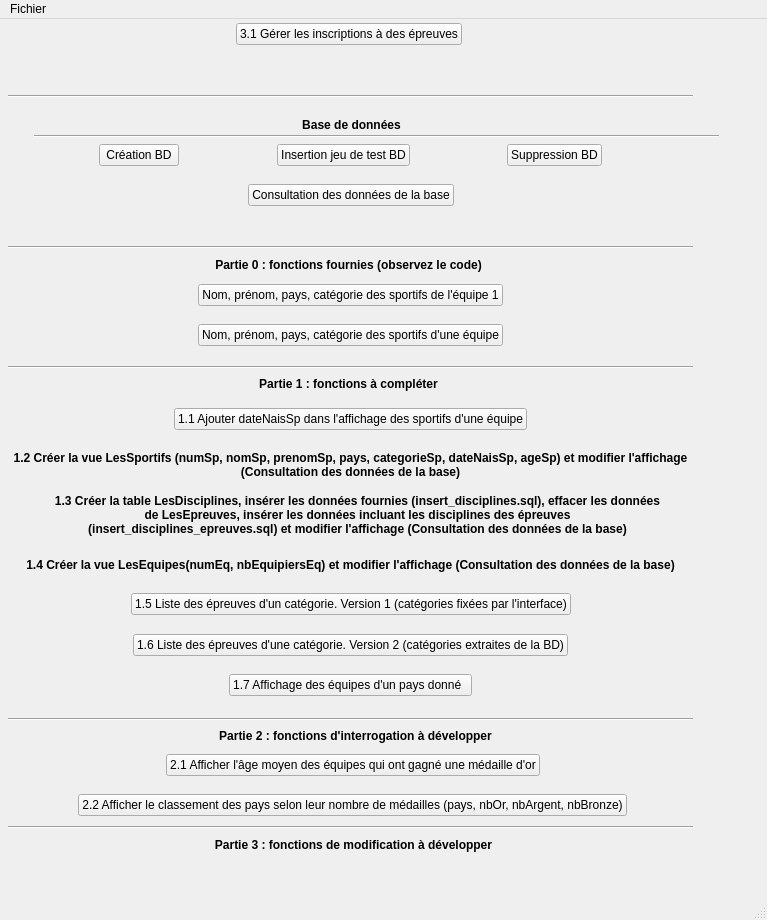
<?xml version="1.0" encoding="UTF-8"?>
<ui version="4.0">
 <class>MainWindow</class>
 <widget class="QMainWindow" name="MainWindow">
  <property name="geometry">
   <rect>
    <x>0</x>
    <y>0</y>
    <width>767</width>
    <height>920</height>
   </rect>
  </property>
  <property name="mouseTracking">
   <bool>true</bool>
  </property>
  <property name="windowTitle">
   <string>Projet Jeux Olympiques</string>
  </property>
  <property name="autoFillBackground">
   <bool>true</bool>
  </property>
  <widget class="QWidget" name="centralwidget">
   <widget class="Line" name="line">
    <property name="geometry">
     <rect>
      <x>34</x>
      <y>109</y>
      <width>685</width>
      <height>16</height>
     </rect>
    </property>
    <property name="orientation">
     <enum>Qt::Horizontal</enum>
    </property>
   </widget>
   <widget class="QLabel" name="label">
    <property name="geometry">
     <rect>
      <x>6</x>
      <y>90</y>
      <width>691</width>
      <height>31</height>
     </rect>
    </property>
    <property name="font">
     <font>
      <weight>75</weight>
      <bold>true</bold>
     </font>
    </property>
    <property name="text">
     <string>Base de données</string>
    </property>
    <property name="alignment">
     <set>Qt::AlignCenter</set>
    </property>
   </widget>
   <widget class="Line" name="line_2">
    <property name="geometry">
     <rect>
      <x>8</x>
      <y>220</y>
      <width>685</width>
      <height>16</height>
     </rect>
    </property>
    <property name="orientation">
     <enum>Qt::Horizontal</enum>
    </property>
   </widget>
   <widget class="QLabel" name="label_3">
    <property name="geometry">
     <rect>
      <x>3</x>
      <y>230</y>
      <width>691</width>
      <height>31</height>
     </rect>
    </property>
    <property name="font">
     <font>
      <weight>75</weight>
      <bold>true</bold>
     </font>
    </property>
    <property name="text">
     <string>Partie 0 : fonctions fournies (observez le code)</string>
    </property>
    <property name="alignment">
     <set>Qt::AlignCenter</set>
    </property>
   </widget>
   <widget class="Line" name="line_3">
    <property name="geometry">
     <rect>
      <x>8</x>
      <y>340</y>
      <width>685</width>
      <height>16</height>
     </rect>
    </property>
    <property name="orientation">
     <enum>Qt::Horizontal</enum>
    </property>
   </widget>
   <widget class="QLabel" name="label_4">
    <property name="geometry">
     <rect>
      <x>3</x>
      <y>349</y>
      <width>691</width>
      <height>31</height>
     </rect>
    </property>
    <property name="font">
     <font>
      <weight>75</weight>
      <bold>true</bold>
     </font>
    </property>
    <property name="text">
     <string>Partie 1 : fonctions à compléter</string>
    </property>
    <property name="alignment">
     <set>Qt::AlignCenter</set>
    </property>
   </widget>
   <widget class="QLabel" name="label_7">
    <property name="geometry">
     <rect>
      <x>8</x>
      <y>430</y>
      <width>685</width>
      <height>31</height>
     </rect>
    </property>
    <property name="font">
     <font>
      <weight>75</weight>
      <bold>true</bold>
     </font>
    </property>
    <property name="text">
     <string>1.2 Créer la vue LesSportifs (numSp, nomSp, prenomSp, pays, categorieSp, dateNaisSp, ageSp) et modifier l'affichage (Consultation des données de la base)</string>
    </property>
    <property name="alignment">
     <set>Qt::AlignCenter</set>
    </property>
    <property name="wordWrap">
     <bool>true</bool>
    </property>
   </widget>
   <widget class="QLabel" name="label_8">
    <property name="geometry">
     <rect>
      <x>52</x>
      <y>470</y>
      <width>611</width>
      <height>51</height>
     </rect>
    </property>
    <property name="font">
     <font>
      <weight>75</weight>
      <bold>true</bold>
     </font>
    </property>
    <property name="text">
     <string>1.3 Créer la table LesDisciplines, insérer les données fournies (insert_disciplines.sql), effacer les données de LesEpreuves, insérer les données incluant les disciplines des épreuves (insert_disciplines_epreuves.sql) et modifier l'affichage (Consultation des données de la base)</string>
    </property>
    <property name="alignment">
     <set>Qt::AlignCenter</set>
    </property>
    <property name="wordWrap">
     <bool>true</bool>
    </property>
   </widget>
   <widget class="QLabel" name="label_9">
    <property name="geometry">
     <rect>
      <x>8</x>
      <y>530</y>
      <width>685</width>
      <height>31</height>
     </rect>
    </property>
    <property name="font">
     <font>
      <weight>75</weight>
      <bold>true</bold>
     </font>
    </property>
    <property name="text">
     <string>1.4 Créer la vue LesEquipes(numEq, nbEquipiersEq) et modifier l'affichage (Consultation des données de la base)</string>
    </property>
    <property name="alignment">
     <set>Qt::AlignCenter</set>
    </property>
    <property name="wordWrap">
     <bool>true</bool>
    </property>
   </widget>
   <widget class="Line" name="line_4">
    <property name="geometry">
     <rect>
      <x>8</x>
      <y>692</y>
      <width>685</width>
      <height>16</height>
     </rect>
    </property>
    <property name="orientation">
     <enum>Qt::Horizontal</enum>
    </property>
   </widget>
   <widget class="QLabel" name="label_5">
    <property name="geometry">
     <rect>
      <x>10</x>
      <y>701</y>
      <width>691</width>
      <height>31</height>
     </rect>
    </property>
    <property name="font">
     <font>
      <weight>75</weight>
      <bold>true</bold>
     </font>
    </property>
    <property name="text">
     <string>Partie 2 : fonctions d'interrogation à développer</string>
    </property>
    <property name="alignment">
     <set>Qt::AlignCenter</set>
    </property>
   </widget>
   <widget class="Line" name="line_5">
    <property name="geometry">
     <rect>
      <x>8</x>
      <y>800</y>
      <width>685</width>
      <height>16</height>
     </rect>
    </property>
    <property name="orientation">
     <enum>Qt::Horizontal</enum>
    </property>
   </widget>
   <widget class="QLabel" name="label_6">
    <property name="geometry">
     <rect>
      <x>8</x>
      <y>815</y>
      <width>691</width>
      <height>21</height>
     </rect>
    </property>
    <property name="font">
     <font>
      <weight>75</weight>
      <bold>true</bold>
     </font>
    </property>
    <property name="text">
     <string>Partie 3 : fonctions de modification à développer</string>
    </property>
    <property name="alignment">
     <set>Qt::AlignCenter</set>
    </property>
   </widget>
   <widget class="Line" name="line_6">
    <property name="geometry">
     <rect>
      <x>8</x>
      <y>69</y>
      <width>685</width>
      <height>16</height>
     </rect>
    </property>
    <property name="orientation">
     <enum>Qt::Horizontal</enum>
    </property>
   </widget>
   <widget class="QLabel" name="label_2">
    <property name="geometry">
     <rect>
      <x>6</x>
      <y>200</y>
      <width>689</width>
      <height>19</height>
     </rect>
    </property>
    <property name="text">
     <string/>
    </property>
    <property name="alignment">
     <set>Qt::AlignCenter</set>
    </property>
   </widget>
   <widget class="QWidget" name="layoutWidget">
    <property name="geometry">
     <rect>
      <x>8</x>
      <y>120</y>
      <width>685</width>
      <height>32</height>
     </rect>
    </property>
    <layout class="QHBoxLayout" name="horizontalLayout">
     <item>
      <spacer name="horizontalSpacer">
       <property name="orientation">
        <enum>Qt::Horizontal</enum>
       </property>
       <property name="sizeHint" stdset="0">
        <size>
         <width>40</width>
         <height>20</height>
        </size>
       </property>
      </spacer>
     </item>
     <item>
      <widget class="QPushButton" name="pushButton">
       <property name="text">
        <string>Création BD</string>
       </property>
      </widget>
     </item>
     <item>
      <spacer name="horizontalSpacer_2">
       <property name="orientation">
        <enum>Qt::Horizontal</enum>
       </property>
       <property name="sizeHint" stdset="0">
        <size>
         <width>40</width>
         <height>20</height>
        </size>
       </property>
      </spacer>
     </item>
     <item>
      <widget class="QPushButton" name="pushButton_3">
       <property name="text">
        <string>Insertion jeu de test BD</string>
       </property>
      </widget>
     </item>
     <item>
      <spacer name="horizontalSpacer_3">
       <property name="orientation">
        <enum>Qt::Horizontal</enum>
       </property>
       <property name="sizeHint" stdset="0">
        <size>
         <width>40</width>
         <height>20</height>
        </size>
       </property>
      </spacer>
     </item>
     <item>
      <widget class="QPushButton" name="pushButton_2">
       <property name="text">
        <string>Suppression BD</string>
       </property>
      </widget>
     </item>
     <item>
      <spacer name="horizontalSpacer_4">
       <property name="orientation">
        <enum>Qt::Horizontal</enum>
       </property>
       <property name="sizeHint" stdset="0">
        <size>
         <width>40</width>
         <height>20</height>
        </size>
       </property>
      </spacer>
     </item>
    </layout>
   </widget>
   <widget class="QWidget" name="layoutWidget">
    <property name="geometry">
     <rect>
      <x>8</x>
      <y>160</y>
      <width>685</width>
      <height>32</height>
     </rect>
    </property>
    <layout class="QHBoxLayout" name="horizontalLayout_13">
     <item>
      <spacer name="horizontalSpacer_28">
       <property name="orientation">
        <enum>Qt::Horizontal</enum>
       </property>
       <property name="sizeHint" stdset="0">
        <size>
         <width>40</width>
         <height>20</height>
        </size>
       </property>
      </spacer>
     </item>
     <item>
      <widget class="QPushButton" name="pushButton_15">
       <property name="text">
        <string>Consultation des données de la base</string>
       </property>
      </widget>
     </item>
     <item>
      <spacer name="horizontalSpacer_27">
       <property name="orientation">
        <enum>Qt::Horizontal</enum>
       </property>
       <property name="sizeHint" stdset="0">
        <size>
         <width>40</width>
         <height>20</height>
        </size>
       </property>
      </spacer>
     </item>
    </layout>
   </widget>
   <widget class="QWidget" name="layoutWidget">
    <property name="geometry">
     <rect>
      <x>8</x>
      <y>260</y>
      <width>685</width>
      <height>32</height>
     </rect>
    </property>
    <layout class="QHBoxLayout" name="horizontalLayout_2">
     <item>
      <spacer name="horizontalSpacer_7">
       <property name="orientation">
        <enum>Qt::Horizontal</enum>
       </property>
       <property name="sizeHint" stdset="0">
        <size>
         <width>40</width>
         <height>20</height>
        </size>
       </property>
      </spacer>
     </item>
     <item>
      <widget class="QPushButton" name="pushButton_4">
       <property name="text">
        <string>Nom, prénom, pays, catégorie des sportifs de l'équipe 1</string>
       </property>
      </widget>
     </item>
     <item>
      <spacer name="horizontalSpacer_5">
       <property name="orientation">
        <enum>Qt::Horizontal</enum>
       </property>
       <property name="sizeHint" stdset="0">
        <size>
         <width>40</width>
         <height>20</height>
        </size>
       </property>
      </spacer>
     </item>
    </layout>
   </widget>
   <widget class="QWidget" name="layoutWidget">
    <property name="geometry">
     <rect>
      <x>8</x>
      <y>300</y>
      <width>685</width>
      <height>32</height>
     </rect>
    </property>
    <layout class="QHBoxLayout" name="horizontalLayout_3">
     <item>
      <spacer name="horizontalSpacer_8">
       <property name="orientation">
        <enum>Qt::Horizontal</enum>
       </property>
       <property name="sizeHint" stdset="0">
        <size>
         <width>40</width>
         <height>20</height>
        </size>
       </property>
      </spacer>
     </item>
     <item>
      <widget class="QPushButton" name="pushButton_5">
       <property name="text">
        <string>Nom, prénom, pays, catégorie des sportifs d'une équipe</string>
       </property>
      </widget>
     </item>
     <item>
      <spacer name="horizontalSpacer_6">
       <property name="orientation">
        <enum>Qt::Horizontal</enum>
       </property>
       <property name="sizeHint" stdset="0">
        <size>
         <width>40</width>
         <height>20</height>
        </size>
       </property>
      </spacer>
     </item>
    </layout>
   </widget>
   <widget class="QWidget" name="layoutWidget">
    <property name="geometry">
     <rect>
      <x>8</x>
      <y>384</y>
      <width>685</width>
      <height>32</height>
     </rect>
    </property>
    <layout class="QHBoxLayout" name="horizontalLayout_4">
     <item>
      <spacer name="horizontalSpacer_10">
       <property name="orientation">
        <enum>Qt::Horizontal</enum>
       </property>
       <property name="sizeHint" stdset="0">
        <size>
         <width>40</width>
         <height>20</height>
        </size>
       </property>
      </spacer>
     </item>
     <item>
      <widget class="QPushButton" name="pushButton_6">
       <property name="text">
        <string>1.1 Ajouter dateNaisSp dans l'affichage des sportifs d'une équipe</string>
       </property>
      </widget>
     </item>
     <item>
      <spacer name="horizontalSpacer_9">
       <property name="orientation">
        <enum>Qt::Horizontal</enum>
       </property>
       <property name="sizeHint" stdset="0">
        <size>
         <width>40</width>
         <height>20</height>
        </size>
       </property>
      </spacer>
     </item>
    </layout>
   </widget>
   <widget class="QWidget" name="layoutWidget">
    <property name="geometry">
     <rect>
      <x>8</x>
      <y>569</y>
      <width>685</width>
      <height>32</height>
     </rect>
    </property>
    <layout class="QHBoxLayout" name="horizontalLayout_5">
     <item>
      <spacer name="horizontalSpacer_12">
       <property name="orientation">
        <enum>Qt::Horizontal</enum>
       </property>
       <property name="sizeHint" stdset="0">
        <size>
         <width>40</width>
         <height>20</height>
        </size>
       </property>
      </spacer>
     </item>
     <item>
      <widget class="QPushButton" name="pushButton_7">
       <property name="text">
        <string>1.5 Liste des épreuves d'un catégorie. Version 1 (catégories fixées par l'interface)</string>
       </property>
      </widget>
     </item>
     <item>
      <spacer name="horizontalSpacer_11">
       <property name="orientation">
        <enum>Qt::Horizontal</enum>
       </property>
       <property name="sizeHint" stdset="0">
        <size>
         <width>40</width>
         <height>20</height>
        </size>
       </property>
      </spacer>
     </item>
    </layout>
   </widget>
   <widget class="QWidget" name="layoutWidget">
    <property name="geometry">
     <rect>
      <x>8</x>
      <y>610</y>
      <width>685</width>
      <height>32</height>
     </rect>
    </property>
    <layout class="QHBoxLayout" name="horizontalLayout_6">
     <item>
      <spacer name="horizontalSpacer_14">
       <property name="orientation">
        <enum>Qt::Horizontal</enum>
       </property>
       <property name="sizeHint" stdset="0">
        <size>
         <width>40</width>
         <height>20</height>
        </size>
       </property>
      </spacer>
     </item>
     <item>
      <widget class="QPushButton" name="pushButton_8">
       <property name="text">
        <string>1.6 Liste des épreuves d'une catégorie. Version 2 (catégories extraites de la BD)</string>
       </property>
      </widget>
     </item>
     <item>
      <spacer name="horizontalSpacer_13">
       <property name="orientation">
        <enum>Qt::Horizontal</enum>
       </property>
       <property name="sizeHint" stdset="0">
        <size>
         <width>40</width>
         <height>20</height>
        </size>
       </property>
      </spacer>
     </item>
    </layout>
   </widget>
   <widget class="QWidget" name="layoutWidget">
    <property name="geometry">
     <rect>
      <x>8</x>
      <y>650</y>
      <width>685</width>
      <height>32</height>
     </rect>
    </property>
    <layout class="QHBoxLayout" name="horizontalLayout_7">
     <item>
      <spacer name="horizontalSpacer_16">
       <property name="orientation">
        <enum>Qt::Horizontal</enum>
       </property>
       <property name="sizeHint" stdset="0">
        <size>
         <width>40</width>
         <height>20</height>
        </size>
       </property>
      </spacer>
     </item>
     <item>
      <widget class="QPushButton" name="pushButton_9">
       <property name="text">
        <string>1.7 Affichage des équipes d'un pays donné  </string>
       </property>
      </widget>
     </item>
     <item>
      <spacer name="horizontalSpacer_15">
       <property name="orientation">
        <enum>Qt::Horizontal</enum>
       </property>
       <property name="sizeHint" stdset="0">
        <size>
         <width>40</width>
         <height>20</height>
        </size>
       </property>
      </spacer>
     </item>
    </layout>
   </widget>
   <widget class="QWidget" name="layoutWidget">
    <property name="geometry">
     <rect>
      <x>10</x>
      <y>730</y>
      <width>685</width>
      <height>32</height>
     </rect>
    </property>
    <layout class="QHBoxLayout" name="horizontalLayout_8">
     <item>
      <spacer name="horizontalSpacer_18">
       <property name="orientation">
        <enum>Qt::Horizontal</enum>
       </property>
       <property name="sizeHint" stdset="0">
        <size>
         <width>40</width>
         <height>20</height>
        </size>
       </property>
      </spacer>
     </item>
     <item>
      <widget class="QPushButton" name="pushButton_10">
       <property name="text">
        <string>2.1 Afficher l'âge moyen des équipes qui ont gagné une médaille d'or</string>
       </property>
      </widget>
     </item>
     <item>
      <spacer name="horizontalSpacer_17">
       <property name="orientation">
        <enum>Qt::Horizontal</enum>
       </property>
       <property name="sizeHint" stdset="0">
        <size>
         <width>40</width>
         <height>20</height>
        </size>
       </property>
      </spacer>
     </item>
    </layout>
   </widget>
   <widget class="QWidget" name="layoutWidget">
    <property name="geometry">
     <rect>
      <x>10</x>
      <y>770</y>
      <width>685</width>
      <height>32</height>
     </rect>
    </property>
    <layout class="QHBoxLayout" name="horizontalLayout_9">
     <item>
      <spacer name="horizontalSpacer_20">
       <property name="orientation">
        <enum>Qt::Horizontal</enum>
       </property>
       <property name="sizeHint" stdset="0">
        <size>
         <width>40</width>
         <height>20</height>
        </size>
       </property>
      </spacer>
     </item>
     <item>
      <widget class="QPushButton" name="pushButton_11">
       <property name="text">
        <string>2.2 Afficher le classement des pays selon leur nombre de médailles (pays, nbOr, nbArgent, nbBronze)</string>
       </property>
      </widget>
     </item>
     <item>
      <spacer name="horizontalSpacer_19">
       <property name="orientation">
        <enum>Qt::Horizontal</enum>
       </property>
       <property name="sizeHint" stdset="0">
        <size>
         <width>40</width>
         <height>20</height>
        </size>
       </property>
      </spacer>
     </item>
    </layout>
   </widget>
   <widget class="QWidget" name="layoutWidget">
    <property name="geometry">
     <rect>
      <x>6</x>
      <y>-1</y>
      <width>685</width>
      <height>32</height>
     </rect>
    </property>
    <layout class="QHBoxLayout" name="horizontalLayout_11">
     <item>
      <spacer name="horizontalSpacer_24">
       <property name="orientation">
        <enum>Qt::Horizontal</enum>
       </property>
       <property name="sizeHint" stdset="0">
        <size>
         <width>40</width>
         <height>20</height>
        </size>
       </property>
      </spacer>
     </item>
     <item>
      <widget class="QPushButton" name="pushButton_13">
       <property name="text">
        <string>3.1 Gérer les inscriptions à des épreuves</string>
       </property>
      </widget>
     </item>
     <item>
      <spacer name="horizontalSpacer_23">
       <property name="orientation">
        <enum>Qt::Horizontal</enum>
       </property>
       <property name="sizeHint" stdset="0">
        <size>
         <width>40</width>
         <height>20</height>
        </size>
       </property>
      </spacer>
     </item>
    </layout>
   </widget>
   <widget class="QWidget" name="layoutWidget">
    <property name="geometry">
     <rect>
      <x>6</x>
      <y>39</y>
      <width>3986</width>
      <height>32</height>
     </rect>
    </property>
    <layout class="QHBoxLayout" name="horizontalLayout_12">
     <item>
      <spacer name="horizontalSpacer_26">
       <property name="orientation">
        <enum>Qt::Horizontal</enum>
       </property>
       <property name="sizeHint" stdset="0">
        <size>
         <width>40</width>
         <height>20</height>
        </size>
       </property>
      </spacer>
     </item>
     <item>
      <widget class="QPushButton" name="pushButton_14">
       <property name="text">
        <string>3.2 Gérer les résultats aux épreuves</string>
       </property>
      </widget>
     </item>
     <item>
      <spacer name="horizontalSpacer_25">
       <property name="orientation">
        <enum>Qt::Horizontal</enum>
       </property>
       <property name="sizeHint" stdset="0">
        <size>
         <width>40</width>
         <height>20</height>
        </size>
       </property>
      </spacer>
     </item>
    </layout>
   </widget>
  </widget>
  <widget class="QMenuBar" name="menubar">
   <property name="geometry">
    <rect>
     <x>0</x>
     <y>0</y>
     <width>767</width>
     <height>21</height>
    </rect>
   </property>
   <widget class="QMenu" name="menuFiles">
    <property name="title">
     <string>Fichier</string>
    </property>
    <addaction name="actionQuitter"/>
   </widget>
   <addaction name="menuFiles"/>
  </widget>
  <widget class="QStatusBar" name="statusbar"/>
  <action name="actionQuitter">
   <property name="text">
    <string>Quitter</string>
   </property>
  </action>
 </widget>
 <resources/>
 <connections>
  <connection>
   <sender>actionQuitter</sender>
   <signal>triggered()</signal>
   <receiver>MainWindow</receiver>
   <slot>close()</slot>
   <hints>
    <hint type="sourcelabel">
     <x>-1</x>
     <y>-1</y>
    </hint>
    <hint type="destinationlabel">
     <x>399</x>
     <y>299</y>
    </hint>
   </hints>
  </connection>
  <connection>
   <sender>pushButton</sender>
   <signal>clicked()</signal>
   <receiver>MainWindow</receiver>
   <slot>createDB()</slot>
   <hints>
    <hint type="sourcelabel">
     <x>181</x>
     <y>167</y>
    </hint>
    <hint type="destinationlabel">
     <x>135</x>
     <y>130</y>
    </hint>
   </hints>
  </connection>
  <connection>
   <sender>pushButton_3</sender>
   <signal>clicked()</signal>
   <receiver>MainWindow</receiver>
   <slot>insertDB()</slot>
   <hints>
    <hint type="sourcelabel">
     <x>407</x>
     <y>167</y>
    </hint>
    <hint type="destinationlabel">
     <x>388</x>
     <y>127</y>
    </hint>
   </hints>
  </connection>
  <connection>
   <sender>pushButton_2</sender>
   <signal>clicked()</signal>
   <receiver>MainWindow</receiver>
   <slot>deleteDB()</slot>
   <hints>
    <hint type="sourcelabel">
     <x>593</x>
     <y>167</y>
    </hint>
    <hint type="destinationlabel">
     <x>598</x>
     <y>139</y>
    </hint>
   </hints>
  </connection>
  <connection>
   <sender>pushButton_15</sender>
   <signal>clicked()</signal>
   <receiver>MainWindow</receiver>
   <slot>openData()</slot>
   <hints>
    <hint type="sourcelabel">
     <x>442</x>
     <y>207</y>
    </hint>
    <hint type="destinationlabel">
     <x>498</x>
     <y>183</y>
    </hint>
   </hints>
  </connection>
  <connection>
   <sender>pushButton_4</sender>
   <signal>clicked()</signal>
   <receiver>MainWindow</receiver>
   <slot>open_fct_fournie_1()</slot>
   <hints>
    <hint type="sourcelabel">
     <x>488</x>
     <y>307</y>
    </hint>
    <hint type="destinationlabel">
     <x>79</x>
     <y>174</y>
    </hint>
   </hints>
  </connection>
  <connection>
   <sender>pushButton_5</sender>
   <signal>clicked()</signal>
   <receiver>MainWindow</receiver>
   <slot>open_fct_fournie_2()</slot>
   <hints>
    <hint type="sourcelabel">
     <x>488</x>
     <y>347</y>
    </hint>
    <hint type="destinationlabel">
     <x>116</x>
     <y>221</y>
    </hint>
   </hints>
  </connection>
  <connection>
   <sender>pushButton_6</sender>
   <signal>clicked()</signal>
   <receiver>MainWindow</receiver>
   <slot>open_fct_comp_1()</slot>
   <hints>
    <hint type="sourcelabel">
     <x>510</x>
     <y>431</y>
    </hint>
    <hint type="destinationlabel">
     <x>515</x>
     <y>274</y>
    </hint>
   </hints>
  </connection>
  <connection>
   <sender>pushButton_7</sender>
   <signal>clicked()</signal>
   <receiver>MainWindow</receiver>
   <slot>open_fct_comp_2()</slot>
   <hints>
    <hint type="sourcelabel">
     <x>550</x>
     <y>616</y>
    </hint>
    <hint type="destinationlabel">
     <x>576</x>
     <y>305</y>
    </hint>
   </hints>
  </connection>
  <connection>
   <sender>pushButton_8</sender>
   <signal>clicked()</signal>
   <receiver>MainWindow</receiver>
   <slot>open_fct_comp_3()</slot>
   <hints>
    <hint type="sourcelabel">
     <x>547</x>
     <y>657</y>
    </hint>
    <hint type="destinationlabel">
     <x>551</x>
     <y>342</y>
    </hint>
   </hints>
  </connection>
  <connection>
   <sender>pushButton_9</sender>
   <signal>clicked()</signal>
   <receiver>MainWindow</receiver>
   <slot>open_fct_comp_4()</slot>
   <hints>
    <hint type="sourcelabel">
     <x>460</x>
     <y>697</y>
    </hint>
    <hint type="destinationlabel">
     <x>521</x>
     <y>367</y>
    </hint>
   </hints>
  </connection>
  <connection>
   <sender>pushButton_10</sender>
   <signal>clicked()</signal>
   <receiver>MainWindow</receiver>
   <slot>open_fct_comp_5()</slot>
   <hints>
    <hint type="sourcelabel">
     <x>502</x>
     <y>755</y>
    </hint>
    <hint type="destinationlabel">
     <x>625</x>
     <y>57</y>
    </hint>
   </hints>
  </connection>
  <connection>
   <sender>pushButton_11</sender>
   <signal>clicked()</signal>
   <receiver>MainWindow</receiver>
   <slot>open_fct_comp_6()</slot>
   <hints>
    <hint type="sourcelabel">
     <x>600</x>
     <y>795</y>
    </hint>
    <hint type="destinationlabel">
     <x>740</x>
     <y>119</y>
    </hint>
   </hints>
  </connection>
  <connection>
   <sender>pushButton_13</sender>
   <signal>clicked()</signal>
   <receiver>MainWindow</receiver>
   <slot>open_fct_comp_7()</slot>
   <hints>
    <hint type="sourcelabel">
     <x>449</x>
     <y>46</y>
    </hint>
    <hint type="destinationlabel">
     <x>228</x>
     <y>235</y>
    </hint>
   </hints>
  </connection>
 </connections>
 <slots>
  <slot>createDB()</slot>
  <slot>insertDB()</slot>
  <slot>deleteDB()</slot>
  <slot>openData()</slot>
  <slot>openAddUser()</slot>
  <slot>openDelUser()</slot>
  <slot>open_fct_fournie_1()</slot>
  <slot>open_fct_fournie_2()</slot>
  <slot>open_fct_comp_1()</slot>
  <slot>open_fct_comp_2()</slot>
  <slot>open_fct_comp_3()</slot>
  <slot>open_fct_comp_4()</slot>
  <slot>open_fct_comp_5()</slot>
  <slot>open_fct_comp_6()</slot>
  <slot>open_fct_comp_7()</slot>
 </slots>
</ui>
